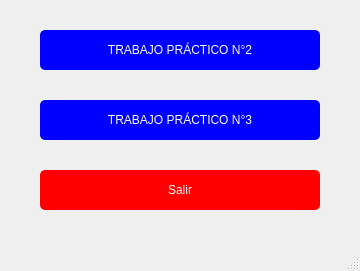
<?xml version="1.0" encoding="UTF-8"?>
<ui version="4.0">
 <class>MainWindow</class>
 <widget class="QMainWindow" name="MainWindow">
  <property name="geometry">
   <rect>
    <x>0</x>
    <y>0</y>
    <width>360</width>
    <height>271</height>
   </rect>
  </property>
  <property name="windowTitle">
   <string>Menú Inicial</string>
  </property>
  <widget class="QWidget" name="centralwidget">
   <widget class="QPushButton" name="btn_abrir_tp">
    <property name="geometry">
     <rect>
      <x>40</x>
      <y>30</y>
      <width>280</width>
      <height>40</height>
     </rect>
    </property>
    <property name="styleSheet">
     <string>
      QPushButton {
          background-color: blue;
          color: white;
          border-radius: 5px;
          padding: 6px;
      }
      QPushButton:hover {
          background-color: green;
      }
     </string>
    </property>
    <property name="text">
     <string>TRABAJO PRÁCTICO N°2</string>
    </property>
   </widget>
   <widget class="QPushButton" name="exit_btn">
    <property name="geometry">
     <rect>
      <x>40</x>
      <y>170</y>
      <width>280</width>
      <height>40</height>
     </rect>
    </property>
    <property name="styleSheet">
     <string>
      QPushButton {
          background-color: red;
          color: white;
          border-radius: 5px;
          padding: 6px;
      }
      QPushButton:hover {
          background-color: darkred;
      }
     </string>
    </property>
    <property name="text">
     <string>Salir</string>
    </property>
   </widget>
   <widget class="QPushButton" name="btn_abrir_tp_2">
    <property name="geometry">
     <rect>
      <x>40</x>
      <y>100</y>
      <width>280</width>
      <height>40</height>
     </rect>
    </property>
    <property name="styleSheet">
     <string>
      QPushButton {
          background-color: blue;
          color: white;
          border-radius: 5px;
          padding: 6px;
      }
      QPushButton:hover {
          background-color: green;
      }
     </string>
    </property>
    <property name="text">
     <string>TRABAJO PRÁCTICO N°3</string>
    </property>
   </widget>
  </widget>
  <widget class="QMenuBar" name="menubar">
   <property name="geometry">
    <rect>
     <x>0</x>
     <y>0</y>
     <width>360</width>
     <height>21</height>
    </rect>
   </property>
  </widget>
  <widget class="QStatusBar" name="statusbar"/>
 </widget>
 <resources/>
 <connections/>
</ui>
